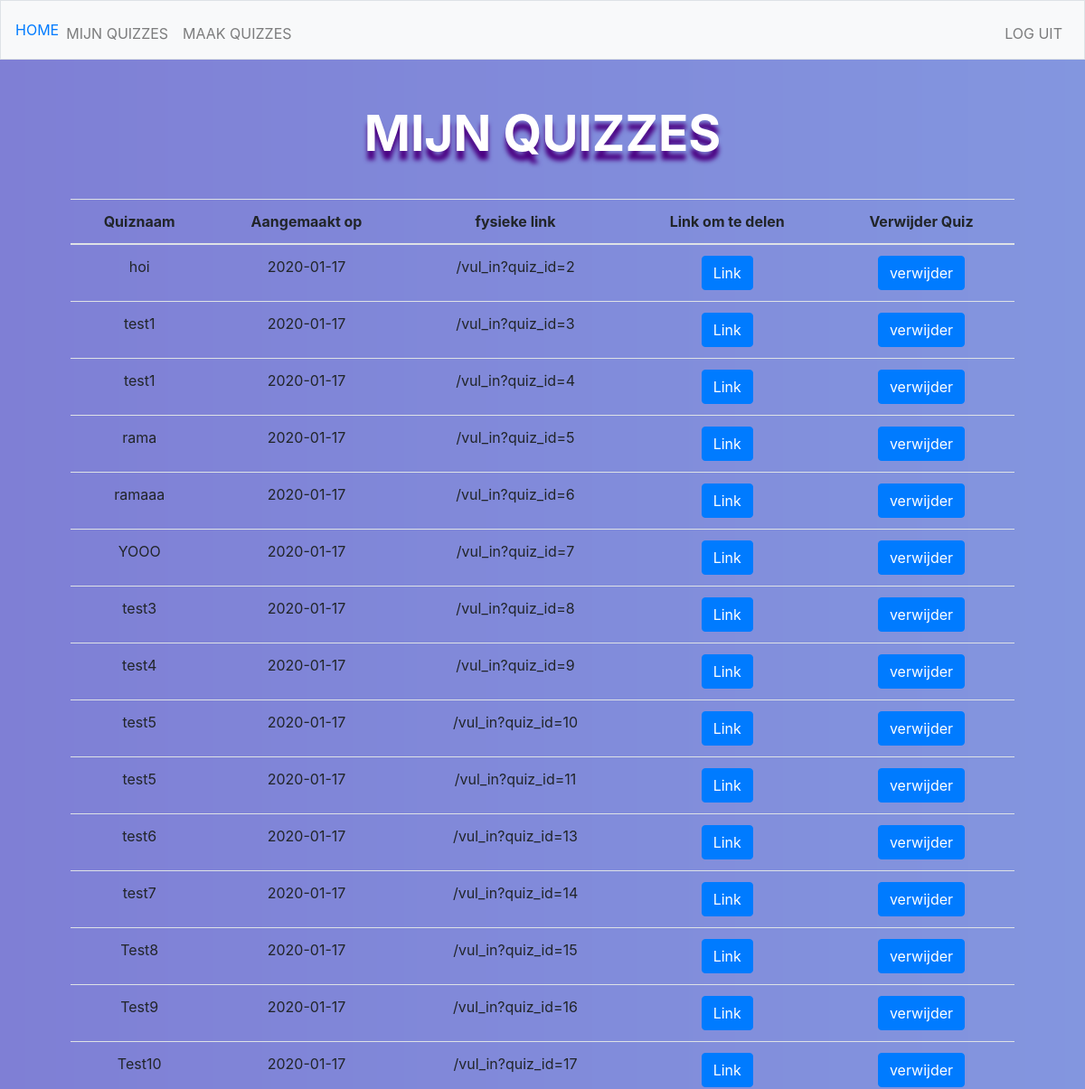
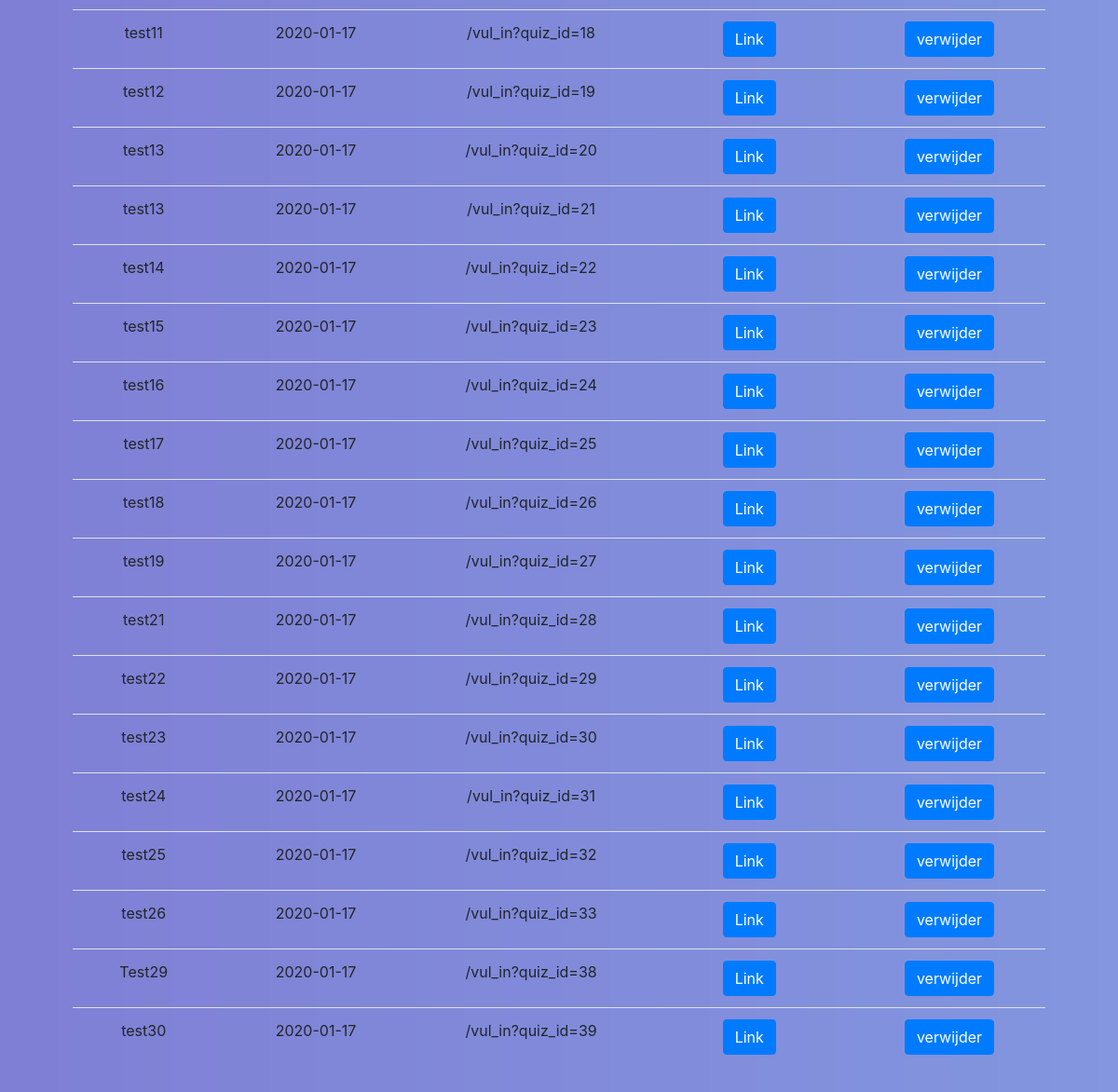
/mijn_quizzes (signed in), run on the app's committed database (2 pictures, top to bottom).
### tables this page shows
CREATE TABLE 'quizes' ('quiz_id' integer PRIMARY KEY AUTOINCREMENT NOT NULL,'user_id' integer NOT NULL, 'quiz_titel'  text NOT NULL  , 'date'  timestamp DEFAULT CURRENT_DATE  );

### application.py (the view)
@app.route("/mijn_quizzes")
@login_required
def mijn_quizzes():
    quizes = db.execute("SELECT * FROM quizes WHERE user_id = :user_id", user_id = session['user_id'])
    return render_template("mijn_quizzes.html", quizes = quizes)

### application.py (called while the page is built)
@app.after_request
def after_request(response):
    response.headers["Cache-Control"] = "no-cache, no-store, must-revalidate"
    response.headers["Expires"] = 0
    response.headers["Pragma"] = "no-cache"
    return response

### helpers.py (called while the page is built)
def login_required(f):
    @wraps(f)
    def decorated_function(*args, **kwargs):
        if session.get("user_id") is None:
            return redirect("/login")
        return f(*args, **kwargs)
    return decorated_function

### templates/mijn_quizzes.html (shortened to what this page needs)
{% extends "layout.html" %}
{% block main %}
<h1> MIJN QUIZZES </h1>
{% if not quizes %}
  <h3> Je hebt nog geen quizes, klik op maak quizzes om een quiz aan te maken</h3>
  <form action="/maak_quiz">
    <button class="btn btn-primary" type="submit">Maak quizzes</button>
  </form>
{% else %}
  <table class="table table-hover">
    <thead>
      <tr>
        <th scope="col">Quiznaam</th>
        <th scope="col">Aangemaakt op</th>
        <th scope="col">fysieke link</th>
        <th scope="col">Link om te delen</th>
        <th scope="col">Verwijder Quiz</th>
      </tr>
    </thead>
    <tbody>
      {% for quiz in quizes %}
        <tr>
          <td>{{quiz['quiz_titel']}}</td>
          <td>{{quiz['date']}}</td>
          <td>/vul_in?quiz_id={{quiz['quiz_id']}}</td>
          <td> <button type="button" class="btn btn-primary" onclick="window.location.href='{{'/vul_in?quiz_id=%s'%quiz['quiz_id']}}'">Link</button> </td>
          <td> <button type="button" class="btn btn-primary" onclick="window.location.href='{{'/verwijder_quiz?quiz_id=%s'%quiz['quiz_id']}}'">verwijder</button> </td>
        </tr>
      {% endfor %}
    </tbody>
  </table>
{% endif %}
{% endblock %}

### templates/layout.html (shortened to what this page needs)
<!DOCTYPE html>
<html lang="en">
    <head>
        <link href="https://maxcdn.bootstrapcdn.com/bootstrap/4.1.3/css/bootstrap.min.css" rel="stylesheet">
        <link href="/static/styles.css" rel="stylesheet">
    </head>
    <body>
        <nav class="navbar navbar-expand-md navbar-light bg-light border">
            <a class="nav-item" href="/"> <span class="red">HOME</span></a>
            <div class="collapse navbar-collapse" id="navbar">
                {% if session.user_id %}
                    <ul class="navbar-nav mr-auto mt-2">
                        <li class="nav-item"><a class="nav-link" href="/mijn_quizzes">MIJN QUIZZES</a></li>
                        <li class="nav-item"><a class="nav-link" href="/maak_quiz">MAAK QUIZZES</a></li>
                    </ul>
                    <ul class="navbar-nav ml-auto mt-2">
                        <li class="nav-item"><a class="nav-link" href="/logout">LOG UIT</a></li>
                    </ul>
                {% else %}
                    <ul class="navbar-nav ml-auto mt-2">
                        <li class="nav-item"><a class="nav-link" href="/register">MAAK ACCOUNT</a></li>
                        <li class="nav-item"><a class="nav-link" href="/login">LOG IN</a></li>
                    </ul>
                {% endif %}
            </div>
        </nav>
        <main class="container p-5">
            {% block main %}{% endblock %}
        </main>
    </body>
</html>

### static/styles.css (style rules this page uses)
main { overflow-x: auto; text-align: center; }
body { background-image: url("Azur Lane.jpg"); background-repeat: no-repeat; background-size: cover; }
h1 { font-size: 55px; font-weight: bold; text-shadow: 0px 10px 5px indigo; color: white; }
table { margin-top: 40px; }

### data on the page
quizes: quiz_titel "hoi", date "2020-01-17", quiz_id "2"
quizes: quiz_titel "test1", date "2020-01-17", quiz_id "3"
quizes: quiz_titel "test1", date "2020-01-17", quiz_id "4"
quizes: quiz_titel "rama", date "2020-01-17", quiz_id "5"
quizes: quiz_titel "ramaaa", date "2020-01-17", quiz_id "6"
quizes: quiz_titel "YOOO", date "2020-01-17", quiz_id "7"
quizes: quiz_titel "test3", date "2020-01-17", quiz_id "8"
quizes: quiz_titel "test4", date "2020-01-17", quiz_id "9"
quizes: quiz_titel "test5", date "2020-01-17", quiz_id "10"
quizes: quiz_titel "test5", date "2020-01-17", quiz_id "11"
quizes: quiz_titel "test6", date "2020-01-17", quiz_id "13"
quizes: quiz_titel "test7", date "2020-01-17", quiz_id "14"
quizes: quiz_titel "Test8", date "2020-01-17", quiz_id "15"
quizes: quiz_titel "Test9", date "2020-01-17", quiz_id "16"
quizes: quiz_titel "Test10", date "2020-01-17", quiz_id "17"
quizes: quiz_titel "test11", date "2020-01-17", quiz_id "18"
quizes: quiz_titel "test12", date "2020-01-17", quiz_id "19"
quizes: quiz_titel "test13", date "2020-01-17", quiz_id "20"
quizes: quiz_titel "test13", date "2020-01-17", quiz_id "21"
quizes: quiz_titel "test14", date "2020-01-17", quiz_id "22"
quizes: quiz_titel "test15", date "2020-01-17", quiz_id "23"
quizes: quiz_titel "test16", date "2020-01-17", quiz_id "24"
quizes: quiz_titel "test17", date "2020-01-17", quiz_id "25"
quizes: quiz_titel "test18", date "2020-01-17", quiz_id "26"
quizes: quiz_titel "test19", date "2020-01-17", quiz_id "27"
quizes: quiz_titel "test21", date "2020-01-17", quiz_id "28"
quizes: quiz_titel "test22", date "2020-01-17", quiz_id "29"
quizes: quiz_titel "test23", date "2020-01-17", quiz_id "30"
quizes: quiz_titel "test24", date "2020-01-17", quiz_id "31"
quizes: quiz_titel "test25", date "2020-01-17", quiz_id "32"
quizes: quiz_titel "test26", date "2020-01-17", quiz_id "33"
quizes: quiz_titel "Test29", date "2020-01-17", quiz_id "38"
quizes: quiz_titel "test30", date "2020-01-17", quiz_id "39"
